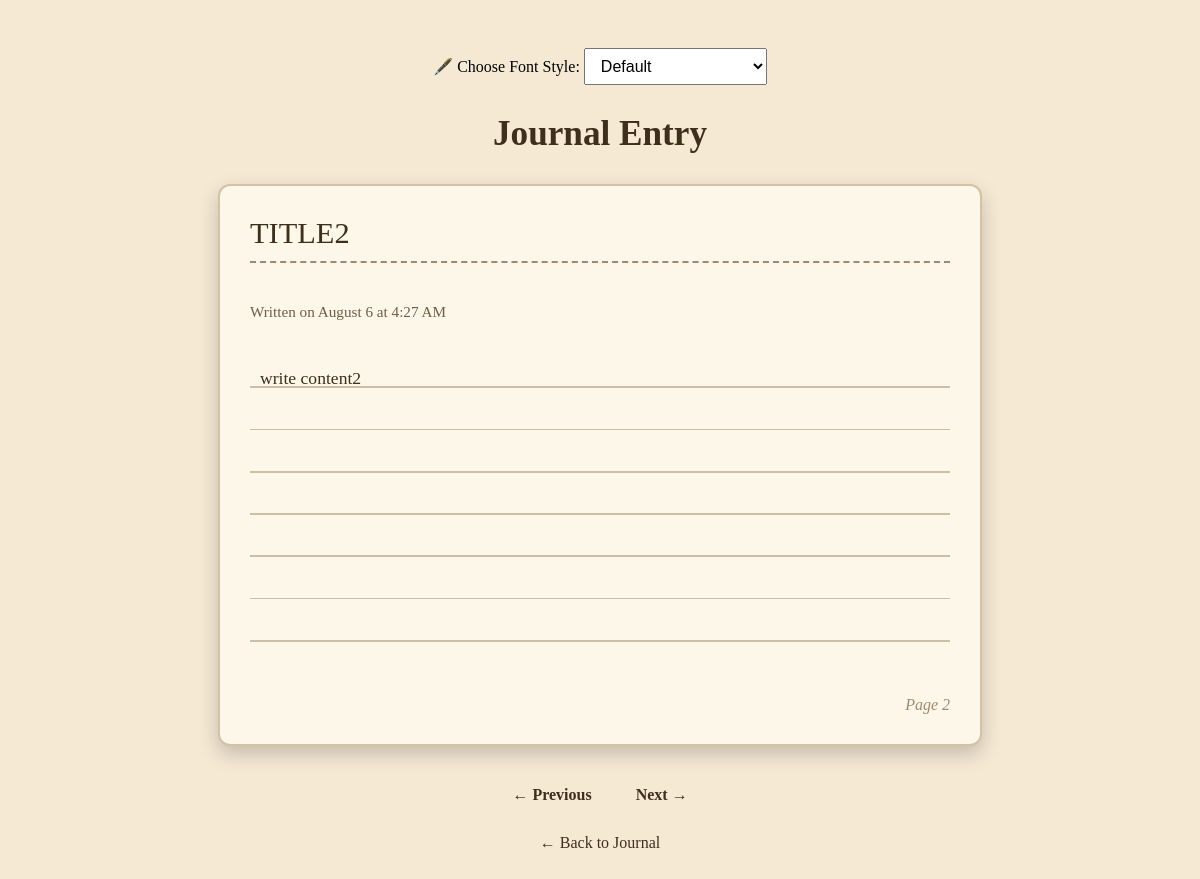
/entry/30/ (signed in), run on the app's committed database.
### journal/models.py (models this page shows, shortened)
class JournalEntry(models.Model):
    user = models.ForeignKey(User, on_delete=models.CASCADE)
    title = models.CharField(max_length=255)
    content = models.TextField()
    date_created = models.DateTimeField(default=timezone.now)

### journal/views.py (the view)
# urls.py: path('entry/<int:entry_id>/', views.entry_detail, name='entry_detail'),  # 👈 New
@login_required
def entry_detail(request, entry_id):
    entries = list(JournalEntry.objects.filter(user=request.user).order_by('date_created'))
    entry = get_object_or_404(JournalEntry, pk=entry_id, user=request.user)
    try:
        current_index = entries.index(entry)
    except ValueError:
        current_index = 0
    page_number = current_index + 1
    previous_entry = entries[current_index - 1] if current_index > 0 else None
    next_entry = entries[current_index + 1] if current_index < len(entries) - 1 else None
    return render(request, 'journal/entry_detail.html', {
        'entry': entry,
        'page_number': page_number,
        'previous_entry': previous_entry,
        'next_entry': next_entry
    })

### journal/templates/journal/entry_detail.html (shortened to what this page needs)
<!DOCTYPE html>
<html>
<head>
</head>
<body>
{% load custom_filters %}
    <div class="font-select">
        <label for="font-select">🖋️ Choose Font Style:</label>
        <select id="font-select" onchange="changeFont(this.value)">
            <option value="'Agbalumo', cursive">Default</option>
        </select>
    </div>
    <h2>Journal Entry</h2>
    <div class="notebook flip">
        <div class="title">{{ entry.title }}</div>
       {% load tz %}
{% timezone "Asia/Kolkata" %}
    <div class="date">Written on {{ entry.date_created|date:"F j \\a\\t  g:i A" }}</div>
{% endtimezone %}
        <div class="content">{{ entry.content }}</div>
        <div class="page-number">Page {{ page_number }}</div>
    </div>
    <div class="controls">
        {% if previous_entry or next_entry %}
            <div>
                {% if previous_entry %}
                    <a href="{% url 'entry_detail' previous_entry.id %}">← Previous</a>
                {% endif %}
                {% if next_entry %}
                    <a href="{% url 'entry_detail' next_entry.id %}">Next →</a>
                {% endif %}
            </div>
        {% endif %}
    </div>
    <div class="back-link">
        <p><a href="{% url 'home' %}">← Back to Journal</a></p>
    </div>
</body>
</html>

### journal/templates/journal/entry_detail.html (style rules this page uses)
body { font-family: 'Agbalumo', cursive; background: #f5e9d4 url('https://www.transparenttextures.com/patterns/paper-fibers.png'); padding: 40px; }
.flip { animation: flipIn 0.8s ease-out; transform-origin: left; }
.font-select { text-align: center; margin-bottom: 25px; }
.font-select select { padding: 8px 12px; font-size: 1em; }
h2 { text-align: center; color: #3e2f1c; margin-bottom: 30px; font-size: 2.2em; }
.notebook { background: #fcf7e8; padding: 30px; max-width: 700px; margin: auto; border-radius: 12px; box-shadow: 0 8px 20px rgba(0, 0, 0, 0.2); border: 2px solid #d3c2a3; }
.title { font-size: 1.9em; border-bottom: 2px dashed #a1896f; margin-bottom: 40px; padding-bottom: 10px; color: #3e2f1c; }
.date { color: #6e5e48; font-size: 0.95em; margin-bottom: 25px; }
.content { font-size: 1.1em; line-height: 2.5em; white-space: pre-wrap; background-color: #fcf7e8; background-image: repeating-linear-gradient( to bottom, #fcf7e8, #fcf7e8 2.3em, #ccbfa3 2.3em, #ccbfa3 2.4em ); padding: 10px; min-height: 300px; color: #3e2f1c; }
.page-number { text-align: right; color: #a1896f; margin-top: 30px; font-style: italic; }
.controls { text-align: center; margin-top: 30px; }
.controls a { margin: 10px 20px; display: inline-block; text-decoration: none; color: #3e2f1c; font-weight: bold; }
.back-link { text-align: center; margin-top: 20px; }
.back-link a { color: #3e2f1c; text-decoration: none; }

### data on the page
JournalEntry: title "TITLE2", date_created "August 6 at 4:27 AM", content "write content2"

### other printed values
{{ page_number }} "2"
